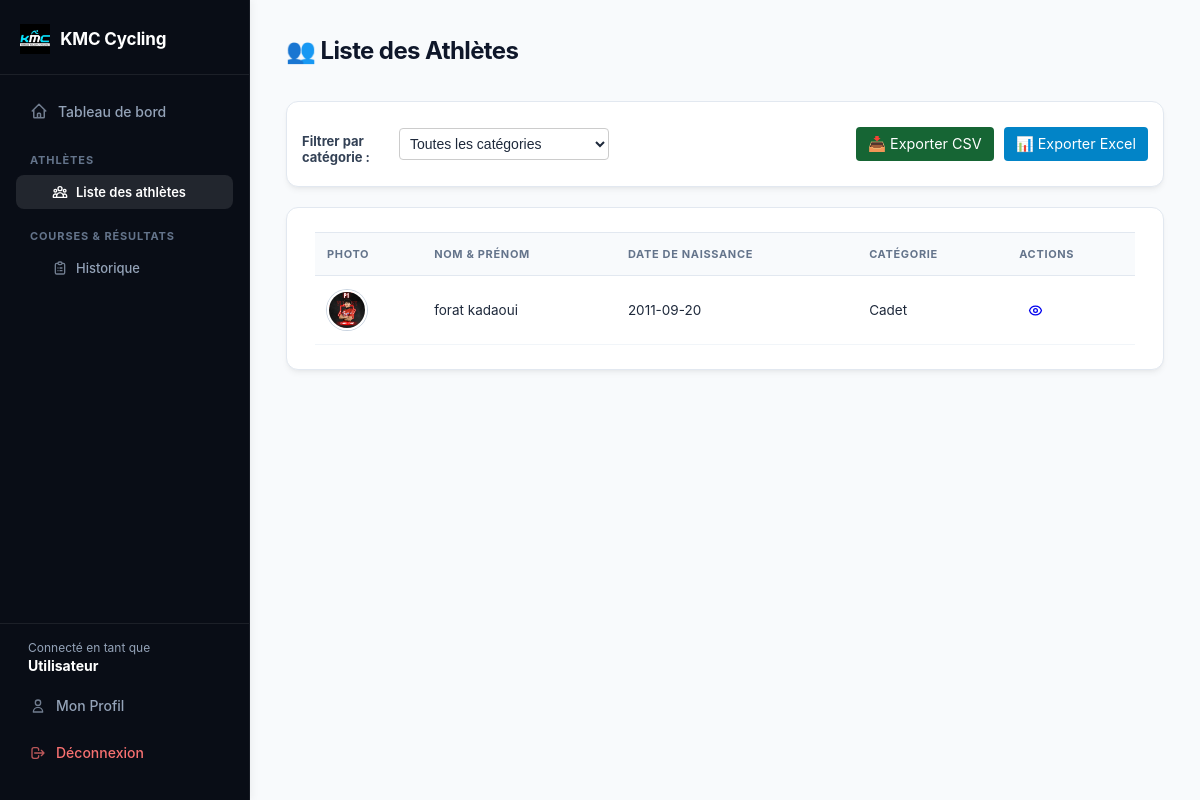
/athletes, run on an earlier commit of the app's database.
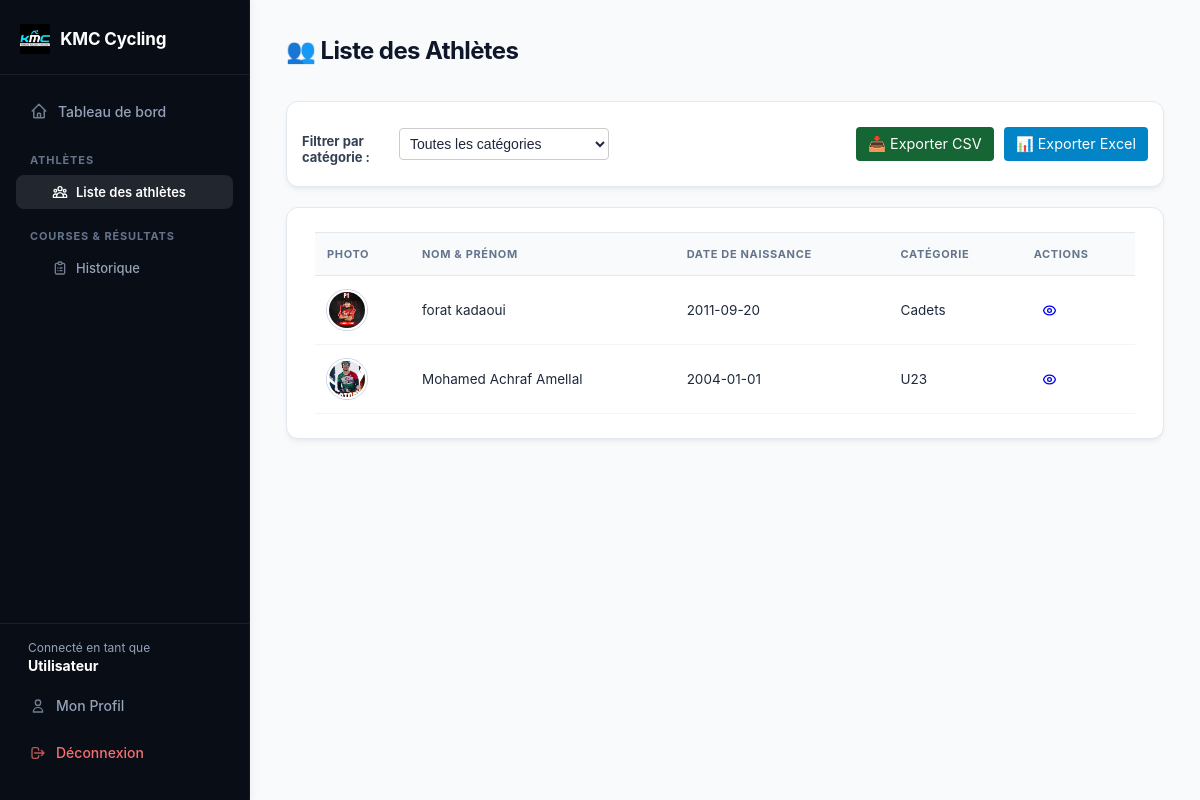
And on a later commit of the database.
### tables this page shows
CREATE TABLE athletes (
            id INTEGER PRIMARY KEY AUTOINCREMENT,
            nom TEXT NOT NULL,
            prenom TEXT NOT NULL,
            date_naissance TEXT,
            categorie TEXT,
            nom_fichier TEXT
        );

### app.py (the view)
@app.route('/athletes')
def liste_athletes():
    categorie = request.args.get('categorie', '')
    conn = get_db_connection()
    if categorie:
        athletes = conn.execute('SELECT * FROM athletes WHERE categorie = ?', (categorie,)).fetchall()
    else:
        athletes = conn.execute('SELECT * FROM athletes').fetchall()
    conn.close()
    return render_template('athletes.html', athletes=athletes, categorie_selectionnee=categorie, categories=CATEGORIES)

### app.py (called while the page is built)
def get_db_connection():
    conn = sqlite3.connect('cyclisme.db')
    conn.row_factory = sqlite3.Row
    return conn

### templates/athletes.html (shortened to what this page needs)
<!DOCTYPE html>
<html lang="fr">
<head>
    <link rel="stylesheet" href="{{ url_for('static', filename='style.css') }}">
</head>
<body>
    <div class="app-layout">
        {% include 'sidebar.html' %}
        <main class="content">
            <div class="container">
                <div style="display: flex; justify-content: space-between; align-items: center; margin-bottom: 20px;">
                    <h1>👥 Liste des Athlètes</h1>
                </div>
                <div class="card" style="margin-bottom: 20px; padding: 15px;">
                    <form method="GET" action="{{ url_for('liste_athletes') }}" style="display: flex; gap: 15px; align-items: center; flex-wrap: wrap;">
                        <div style="display: flex; align-items: center; gap: 8px;">
                            <label for="categorie" style="font-weight: bold;">Filtrer par catégorie :</label>
                            <select name="categorie" id="categorie" class="form-control" style="padding: 6px; border-radius: 4px; border: 1px solid #ccc;" onchange="this.form.submit()">
                                <option value="">Toutes les catégories</option>
                            </select>
                        </div>
                        <div style="margin-left: auto; display: flex; gap: 10px;">
                            <a href="{{ url_for('export_athletes_csv', categorie=categorie_selectionnee) }}" class="btn" style="background: #166534; color: white; padding: 8px 12px; text-decoration: none; border-radius: 4px; font-size: 0.9rem;">📥 Exporter CSV</a>
                            <a href="{{ url_for('export_athletes_excel', categorie=categorie_selectionnee) }}" class="btn" style="background: #0284c7; color: white; padding: 8px 12px; text-decoration: none; border-radius: 4px; font-size: 0.9rem;">📊 Exporter Excel</a>
                        </div>
                    </form>
                </div>
                <div class="card">
                    <table>
                        <thead>
                            <tr>
                                <th>Photo</th>
                                <th>Nom & Prénom</th>
                                <th>Date de naissance</th>
                                <th>Catégorie</th>
                                <th>Actions</th>
                            </tr>
                        </thead>
                        <tbody>
                            {% for a in athletes %}
                            <tr>
                                <td>
                                    {% if a.nom_fichier %}
                                        <img src="{{ url_for('static', filename='uploads/' + a.nom_fichier) }}" class="avatar-athlete">
                                    {% else %}
                                        <span class="avatar-placeholder">{{ a.prenom[0] }}{{ a.nom[0] }}</span>
                                    {% endif %}
                                </td>
                                <td>{{ a.prenom }} {{ a.nom }}</td>
                                <td>{{ a.date_naissance or '-' }}</td>
                                <td>{{ a.categorie or '-' }}</td>
                                <td>
                                    <div class="groupe-actions">
                                        <a href="{{ url_for('profil_athlete', id=a.id) }}" class="btn-icone btn-voir" title="Voir le profil">
                                        </a>
                                    </div>
                                </td>
                            </tr>
                            {% endfor %}
                        </tbody>
                    </table>
                </div>
            </div>
        </main>
    </div>
</body>
</html>

### templates/sidebar.html (shortened to what this page needs)
<aside class="sidebar">
    <a href="{{ url_for('index') }}" class="sidebar-brand" style="display: flex; align-items: center; gap: 10px;">
        <img src="{{ url_for('static', filename='kmc.jpg') }}" alt="Logo KMC" style="height: 30px; object-fit: contain;">
        <span>KMC Cycling</span>
    </a>
    <nav class="sidebar-nav">
        <a href="{{ url_for('index') }}" class="sidebar-lien {% if request.endpoint == 'index' %}actif{% endif %}">
            <svg width="18" height="18" fill="none" stroke="currentColor" stroke-width="2" viewBox="0 0 24 24"><path stroke-linecap="round" stroke-linejoin="round" d="M3 12l2-2m0 0l7-7 7 7M5 10v10a1 1 0 001 1h3m10-11l2 2m-2-2v10a1 1 0 01-1 1h-3m-6 0a1 1 0 001-1v-4a1 1 0 011-1h2a1 1 0 011 1v4a1 1 0 001 1m-6 0h6"/></svg>
            Tableau de bord
        </a>
        <div class="sidebar-groupe-titre">Athlètes</div>
        <div class="sidebar-sous-liens">
            <a href="{{ url_for('liste_athletes') }}" class="sidebar-sous-lien {% if request.endpoint == 'liste_athletes' %}actif{% endif %}">
                Liste des athlètes
            </a>
        </div>
        <div class="sidebar-groupe-titre">Courses & Résultats</div>
        <div class="sidebar-sous-liens">
            <a href="{{ url_for('historique') }}" class="sidebar-sous-lien {% if request.endpoint == 'historique' %}actif{% endif %}">
                Historique
            </a>
        </div>
    </nav>
    <div class="sidebar-bas">
        <div class="sidebar-utilisateur">
            Connecté en tant que
            <strong>{{ session.get('username', 'Utilisateur') }}</strong>
        </div>
        <a href="{{ url_for('profil') }}" class="sidebar-lien {% if request.endpoint == 'profil' %}actif{% endif %}">
            <svg width="16" height="16" fill="none" stroke="currentColor" stroke-width="2" viewBox="0 0 24 24"><path stroke-linecap="round" stroke-linejoin="round" d="M16 7a4 4 0 11-8 0 4 4 0 018 0zM12 14a7 7 0 00-7 7h14a7 7 0 00-7-7z"/></svg>
            Mon Profil
        </a>
        <a href="{{ url_for('logout') }}" class="sidebar-lien sidebar-deconnexion">
            <svg width="16" height="16" fill="none" stroke="currentColor" stroke-width="2" viewBox="0 0 24 24"><path stroke-linecap="round" stroke-linejoin="round" d="M17 16l4-4m0 0l-4-4m4 4H7m6 4v1a3 3 0 01-3 3H6a3 3 0 01-3-3V7a3 3 0 013-3h4a3 3 0 013 3v1"/></svg>
            Déconnexion
        </a>
    </div>
</aside>

### static/style.css (style rules this page uses)
* { box-sizing: border-box; }
body { font-family: -apple-system, BlinkMacSystemFont, "Segoe UI", Roboto, Helvetica, Arial, sans-serif; background: #f8fafc; margin: 0; padding: 0; color: #1e293b; -webkit-font-smoothing: antialiased; }
h1 { margin-top: 0; font-size: 24px; font-weight: 700; color: #0f172a; letter-spacing: -0.025em; }
.app-layout { display: flex; min-height: 100vh; }
.content { flex: 1; padding: 36px; min-width: 0; }
.container { max-width: 1040px; margin: 0 auto; }
.card { background: #ffffff; border-radius: 12px; padding: 24px 28px; box-shadow: 0 4px 6px -1px rgba(0, 0, 0, 0.05), 0 2px 4px -2px rgba(0, 0, 0, 0.05); border: 1px solid #e2e8f0; }
.sidebar { flex: 0 0 250px; background: #090d16; display: flex; flex-direction: column; padding: 24px 0; border-right: 1px solid rgba(255, 255, 255, 0.06); box-shadow: 2px 0 8px rgba(0,0,0,0.05); }
.sidebar-brand { color: white; font-weight: 700; font-size: 17px; text-decoration: none; padding: 0 20px 20px 20px; display: flex; align-items: center; gap: 12px; border-bottom: 1px solid rgba(255,255,255,0.08); margin-bottom: 16px; letter-spacing: -0.01em; }
.sidebar-nav { flex: 1; padding: 0 16px; }
.sidebar-lien { color: #94a3b8; text-decoration: none; font-size: 14px; font-weight: 500; padding: 11px 14px; border-radius: 8px; display: flex; align-items: center; gap: 10px; margin-bottom: 4px; transition: all 0.2s ease; }
.sidebar-groupe-titre { color: #64748b; font-size: 11px; text-transform: uppercase; letter-spacing: 0.08em; font-weight: 700; padding: 18px 14px 8px 14px; }
.sidebar-sous-liens { display: flex; flex-direction: column; }
.sidebar-sous-lien { color: #94a3b8; text-decoration: none; font-size: 13px; font-weight: 500; padding: 9px 14px 9px 36px; border-radius: 8px; display: flex; align-items: center; gap: 8px; margin-bottom: 2px; transition: all 0.2s ease; }
.sidebar-sous-lien.actif { color: white; background: rgba(255, 255, 255, 0.1); font-weight: 600; }
.sidebar-lien svg, .sidebar-sous-lien svg { opacity: 0.75; flex-shrink: 0; }
.sidebar-lien:hover svg, .sidebar-lien.actif svg, .sidebar-sous-lien:hover svg, .sidebar-sous-lien.actif svg { opacity: 1; }
.sidebar-bas { border-top: 1px solid rgba(255,255,255,0.08); padding: 16px 16px 0 16px; margin-top: auto; }
.sidebar-utilisateur { color: #94a3b8; font-size: 12px; padding: 0 12px 12px 12px; }
.sidebar-utilisateur strong { color: white; display: block; font-size: 14px; margin-top: 2px; }
.sidebar-deconnexion { margin-top: 8px; color: #f87171 !important; }
label { display: block; font-size: 13px; font-weight: 600; margin-top: 16px; margin-bottom: 6px; color: #334155; }
input, select { width: 100%; padding: 10px 14px; border: 1px solid #cbd5e1; border-radius: 8px; font-size: 14px; background-color: #ffffff; color: #1e293b; transition: border-color 0.2s, box-shadow 0.2s; }
table { width: 100%; border-collapse: collapse; font-size: 13.5px; }
th, td { text-align: left; padding: 14px 12px; border-bottom: 1px solid #f1f5f9; vertical-align: middle; }
th { color: #64748b; font-size: 11px; text-transform: uppercase; letter-spacing: 0.06em; font-weight: 700; background-color: #f8fafc; border-top: 1px solid #e2e8f0; border-bottom: 1px solid #e2e8f0; }
.groupe-actions { display: flex; align-items: center; gap: 8px; }
.btn-icone { display: inline-flex; align-items: center; justify-content: center; width: 32px; height: 32px; border-radius: 6px; border: 1px solid transparent; cursor: pointer; text-decoration: none; transition: all 0.2s ease; }
.avatar-athlete, .photo-athlete, table img, .table-athletes img, .liste-athletes img { width: 40px !important; height: 40px !important; min-width: 40px; min-height: 40px; border-radius: 50%; object-fit: cover; border: 2px solid #ffffff; box-shadow: 0 0 0 1px #cbd5e1; display: inline-block; vertical-align: middle; }

What changed in the data, as far as the page shows it:
changed athletes "forat": categorie "Cadet" → "Cadets"
added athletes: nom_fichier (picture), prenom "Mohamed Achraf", nom "Amellal", date_naissance "2004-01-01", categorie "U23"
